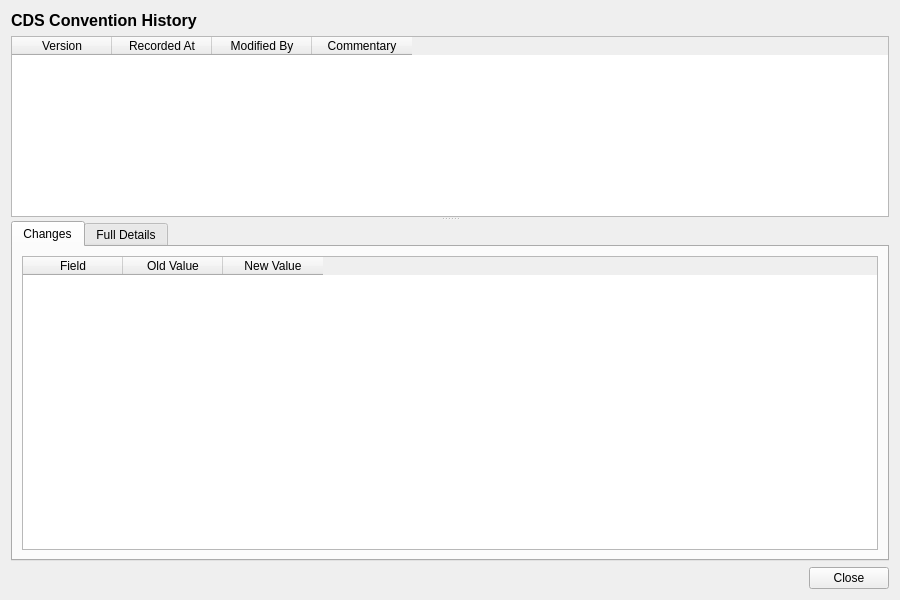
<?xml version="1.0" encoding="UTF-8"?>
<ui version="4.0">
 <class>CdsConventionHistoryDialog</class>
 <widget class="QWidget" name="CdsConventionHistoryDialog">
  <property name="geometry">
   <rect>
    <x>0</x>
    <y>0</y>
    <width>900</width>
    <height>600</height>
   </rect>
  </property>
  <property name="windowTitle">
   <string>CDS Convention History</string>
  </property>
  <layout class="QVBoxLayout" name="verticalLayout">
   <item>
    <widget class="QLabel" name="titleLabel">
     <property name="font">
      <font>
       <pointsize>12</pointsize>
       <bold>true</bold>
      </font>
     </property>
     <property name="text">
      <string>CDS Convention History</string>
     </property>
    </widget>
   </item>
   <item>
    <widget class="QSplitter" name="splitter">
     <property name="orientation">
      <enum>Qt::Vertical</enum>
     </property>
     <widget class="QTableWidget" name="versionListWidget">
      <property name="minimumHeight">
       <number>150</number>
      </property>
      <property name="maximumHeight">
       <number>250</number>
      </property>
      <property name="alternatingRowColors">
       <bool>true</bool>
      </property>
      <property name="editTriggers">
       <set>QAbstractItemView::NoEditTriggers</set>
      </property>
      <property name="selectionMode">
       <enum>QAbstractItemView::SingleSelection</enum>
      </property>
      <property name="selectionBehavior">
       <enum>QAbstractItemView::SelectRows</enum>
      </property>
      <column>
       <property name="text">
        <string>Version</string>
       </property>
      </column>
      <column>
       <property name="text">
        <string>Recorded At</string>
       </property>
      </column>
      <column>
       <property name="text">
        <string>Modified By</string>
       </property>
      </column>
      <column>
       <property name="text">
        <string>Commentary</string>
       </property>
      </column>
     </widget>
     <widget class="QWidget" name="detailWidget">
      <layout class="QVBoxLayout" name="detailLayout">
       <property name="leftMargin">
        <number>0</number>
       </property>
       <property name="topMargin">
        <number>0</number>
       </property>
       <property name="rightMargin">
        <number>0</number>
       </property>
       <property name="bottomMargin">
        <number>0</number>
       </property>
       <item>
        <widget class="QTabWidget" name="tabWidget">
         <property name="currentIndex">
          <number>0</number>
         </property>
         <widget class="QWidget" name="changesTab">
          <attribute name="title">
           <string>Changes</string>
          </attribute>
          <layout class="QVBoxLayout" name="changesTabLayout">
           <item>
            <widget class="QTableWidget" name="changesTableWidget">
             <property name="editTriggers">
              <set>QAbstractItemView::NoEditTriggers</set>
             </property>
             <property name="alternatingRowColors">
              <bool>true</bool>
             </property>
             <property name="selectionMode">
              <enum>QAbstractItemView::SingleSelection</enum>
             </property>
             <property name="selectionBehavior">
              <enum>QAbstractItemView::SelectRows</enum>
             </property>
             <column>
              <property name="text">
               <string>Field</string>
              </property>
             </column>
             <column>
              <property name="text">
               <string>Old Value</string>
              </property>
             </column>
             <column>
              <property name="text">
               <string>New Value</string>
              </property>
             </column>
            </widget>
           </item>
          </layout>
         </widget>
         <widget class="QWidget" name="fullDetailsTab">
          <attribute name="title">
           <string>Full Details</string>
          </attribute>
          <layout class="QVBoxLayout" name="fullDetailsTabLayout">
           <item>
            <widget class="QScrollArea" name="scrollArea">
             <property name="widgetResizable">
              <bool>true</bool>
             </property>
             <widget class="QWidget" name="scrollAreaWidgetContents">
              <property name="geometry">
               <rect>
                <x>0</x>
                <y>0</y>
                <width>560</width>
                <height>450</height>
               </rect>
              </property>
              <layout class="QFormLayout" name="formLayout">
               <item row="0" column="0">
                <widget class="QLabel" name="idLabel">
                 <property name="text">
                  <string>Id:</string>
                 </property>
                </widget>
               </item>
               <item row="0" column="1">
                <widget class="QLabel" name="idValue">
                 <property name="text">
                  <string/>
                 </property>
                </widget>
               </item>
               <item row="1" column="0">
                <widget class="QLabel" name="calendarLabel">
                 <property name="text">
                  <string>Calendar:</string>
                 </property>
                </widget>
               </item>
               <item row="1" column="1">
                <widget class="QLabel" name="calendarValue">
                 <property name="text">
                  <string/>
                 </property>
                </widget>
               </item>
               <item row="2" column="0">
                <widget class="QLabel" name="frequencyLabel">
                 <property name="text">
                  <string>Frequency:</string>
                 </property>
                </widget>
               </item>
               <item row="2" column="1">
                <widget class="QLabel" name="frequencyValue">
                 <property name="text">
                  <string/>
                 </property>
                </widget>
               </item>
               <item row="3" column="0">
                <widget class="QLabel" name="payment_conventionLabel">
                 <property name="text">
                  <string>Payment Convention:</string>
                 </property>
                </widget>
               </item>
               <item row="3" column="1">
                <widget class="QLabel" name="paymentConventionValue">
                 <property name="text">
                  <string/>
                 </property>
                </widget>
               </item>
               <item row="4" column="0">
                <widget class="QLabel" name="ruleLabel">
                 <property name="text">
                  <string>Rule:</string>
                 </property>
                </widget>
               </item>
               <item row="4" column="1">
                <widget class="QLabel" name="ruleValue">
                 <property name="text">
                  <string/>
                 </property>
                </widget>
               </item>
               <item row="5" column="0">
                <widget class="QLabel" name="day_count_fractionLabel">
                 <property name="text">
                  <string>Day Count Fraction:</string>
                 </property>
                </widget>
               </item>
               <item row="5" column="1">
                <widget class="QLabel" name="dayCountFractionValue">
                 <property name="text">
                  <string/>
                 </property>
                </widget>
               </item>
               <item row="6" column="0">
                <widget class="QLabel" name="settlement_daysLabel">
                 <property name="text">
                  <string>Settlement Days:</string>
                 </property>
                </widget>
               </item>
               <item row="6" column="1">
                <widget class="QLabel" name="settlementDaysValue">
                 <property name="text">
                  <string/>
                 </property>
                </widget>
               </item>
               <item row="7" column="0">
                <widget class="QLabel" name="upfront_settlement_daysLabel">
                 <property name="text">
                  <string>Upfront Settlement Days:</string>
                 </property>
                </widget>
               </item>
               <item row="7" column="1">
                <widget class="QLabel" name="upfrontSettlementDaysValue">
                 <property name="text">
                  <string/>
                 </property>
                </widget>
               </item>
               <item row="8" column="0">
                <widget class="QLabel" name="last_period_day_count_fractionLabel">
                 <property name="text">
                  <string>Last Period DCF:</string>
                 </property>
                </widget>
               </item>
               <item row="8" column="1">
                <widget class="QLabel" name="lastPeriodDayCountFractionValue">
                 <property name="text">
                  <string/>
                 </property>
                </widget>
               </item>
               <item row="9" column="0">
                <widget class="QLabel" name="settles_accrualLabel">
                 <property name="text">
                  <string>Settles Accrual:</string>
                 </property>
                </widget>
               </item>
               <item row="9" column="1">
                <widget class="QLabel" name="settlesAccrualValue">
                 <property name="text">
                  <string/>
                 </property>
                </widget>
               </item>
               <item row="10" column="0">
                <widget class="QLabel" name="pays_at_default_timeLabel">
                 <property name="text">
                  <string>Pays At Default Time:</string>
                 </property>
                </widget>
               </item>
               <item row="10" column="1">
                <widget class="QLabel" name="paysAtDefaultTimeValue">
                 <property name="text">
                  <string/>
                 </property>
                </widget>
               </item>
               <item row="11" column="0">
                <widget class="QLabel" name="versionNumberLabel">
                 <property name="text">
                  <string>Version:</string>
                 </property>
                </widget>
               </item>
               <item row="11" column="1">
                <widget class="QLabel" name="versionNumberValue">
                 <property name="text">
                  <string/>
                 </property>
                </widget>
               </item>
               <item row="12" column="0">
                <widget class="QLabel" name="modifiedByLabel">
                 <property name="text">
                  <string>Modified By:</string>
                 </property>
                </widget>
               </item>
               <item row="12" column="1">
                <widget class="QLabel" name="modifiedByValue">
                 <property name="text">
                  <string/>
                 </property>
                </widget>
               </item>
               <item row="13" column="0">
                <widget class="QLabel" name="recordedAtLabel">
                 <property name="text">
                  <string>Recorded At:</string>
                 </property>
                </widget>
               </item>
               <item row="13" column="1">
                <widget class="QLabel" name="recordedAtValue">
                 <property name="text">
                  <string/>
                 </property>
                </widget>
               </item>
               <item row="14" column="0">
                <widget class="QLabel" name="changeCommentaryLabel">
                 <property name="text">
                  <string>Change Commentary:</string>
                 </property>
                </widget>
               </item>
               <item row="14" column="1">
                <widget class="QLabel" name="changeCommentaryValue">
                 <property name="text">
                  <string/>
                 </property>
                 <property name="wordWrap">
                  <bool>true</bool>
                 </property>
                </widget>
               </item>
              </layout>
             </widget>
            </widget>
           </item>
          </layout>
         </widget>
        </widget>
       </item>
      </layout>
     </widget>
    </widget>
   </item>
   <item>
    <layout class="QHBoxLayout" name="buttonLayout">
     <item>
      <spacer name="horizontalSpacer">
       <property name="orientation">
        <enum>Qt::Horizontal</enum>
       </property>
       <property name="sizeHint" stdset="0">
        <size><width>40</width><height>20</height></size>
       </property>
      </spacer>
     </item>
     <item>
      <widget class="QPushButton" name="closeButton">
       <property name="text">
        <string>Close</string>
       </property>
      </widget>
     </item>
    </layout>
   </item>
  </layout>
 </widget>
 <resources/>
 <connections/>
</ui>
